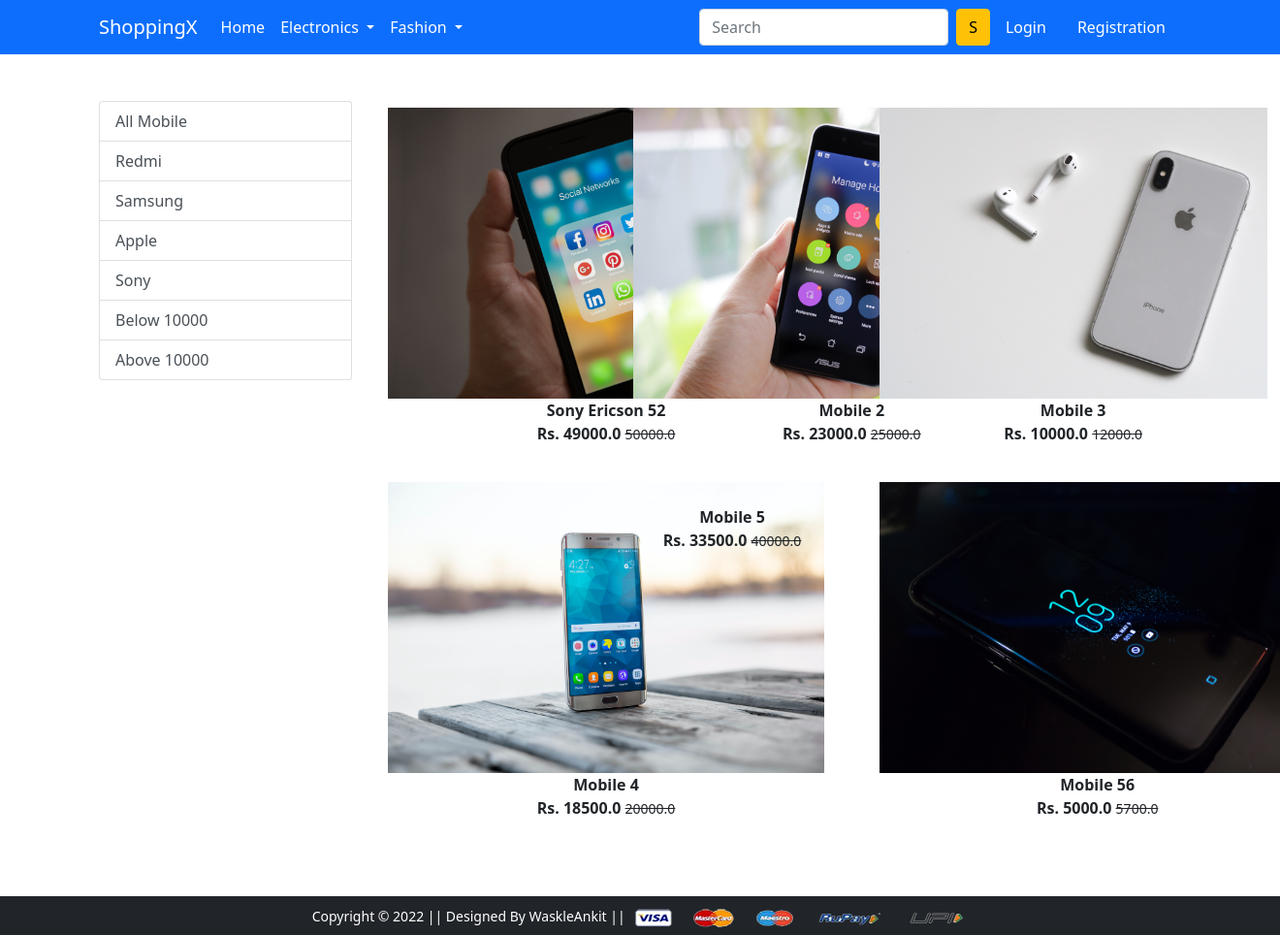
/mobile/, run on the app's committed database.
### app/models.py (models this page shows, shortened)
class Product(models.Model):
    title = models.CharField(max_length=100)
    selling_price = models.FloatField()
    discounted_price = models.FloatField()
    description = models.TextField()
    brand = models.CharField(max_length=100)
    category = models.CharField(choices=CATEGORY_CHOICES,max_length=2)
    product_image = models.ImageField(upload_to='productimg')

### app/views.py (the view)
# urls.py: path('mobile/', views.mobile, name='mobile'),
def mobile(request,data = None):
 if data == None:
  mobiles = Product.objects.filter(category='M')
 elif data=='Redmi' or data =='Samsung' or data =='Apple' or data =='Sony':
  mobiles = Product.objects.filter(category='M').filter(brand=data)
 elif data == 'below':
  mobiles = Product.objects.filter(category='M').filter(discounted_price__lt = 10000)
 elif data == 'above':
  mobiles = Product.objects.filter(category='M').filter(discounted_price__gt = 10000)
 return render(request, 'app/mobile.html',{'mobiles':mobiles})

### app/templates/app/mobile.html (shortened to what this page needs)
{% extends 'app/base.html' %}
{% load static %}
{% block main-content %}
<div class="container my-5">
 <div class="row">
  <div class="col-sm-3">
   <div class="list-group">
    <a href="{% url 'mobile' %}" class="list-group-item list-group-item-action " aria-current="true">
     All Mobile
    </a>
    <a href="{% url 'mobiledata' 'Redmi' %}" class="list-group-item list-group-item-action " aria-current="true">
     Redmi
    </a>
    <a href="{% url 'mobiledata' 'Samsung' %}" class="list-group-item list-group-item-action ">
     Samsung
    </a>
    <a href="{% url 'mobiledata' 'Apple' %}" class="list-group-item list-group-item-action ">
     Apple
    </a>
    <a href="{% url 'mobiledata' 'Sony' %}" class="list-group-item list-group-item-action ">
     Sony
    </a>
     <a href="{% url 'mobiledata' 'below' %}" class="list-group-item list-group-item-action ">
     Below 10000
    </a>
    <a href="{% url 'mobiledata' 'above' %}" class="list-group-item list-group-item-action ">
     Above 10000
    </a>
   </div>
  </div>
  <div class="col-sm-8 ">
   <div class="row">
    {% for product in mobiles %}
    <div class="col-sm-4 text-center mb-4">
     <a href="{% url 'product-detail' product.id %}" class="btn">
      <div class="item">
       <img src="{{ product.product_image.url }}" alt="" height="300" class="">
        <div class="fw-bold">{{ product.title }}</div>
        <div class="fw-bold">Rs. {{ product.discounted_price }}
        <small class="fw-light text-decoration-line-through">
         {{product.selling_price}}
         </small>
        </div>
      </div>
     </a>
    </div>
    {% endfor %}
   </div>
  </div>
   </div>
  </div>
{% endblock main-content %}

### data on the page
Product: product_image (picture), title "Sony Ericson 52", discounted_price "49000.0", selling_price "50000.0"
Product: product_image (picture), title "Mobile 2", discounted_price "23000.0", selling_price "25000.0"
Product: product_image (picture), title "Mobile 3", discounted_price "10000.0", selling_price "12000.0"
Product: product_image (picture), title "Mobile 4", discounted_price "18500.0", selling_price "20000.0"
Product: title "Mobile 5", discounted_price "33500.0", selling_price "40000.0"
Product: product_image (picture), title "Mobile 56", discounted_price "5000.0", selling_price "5700.0"
